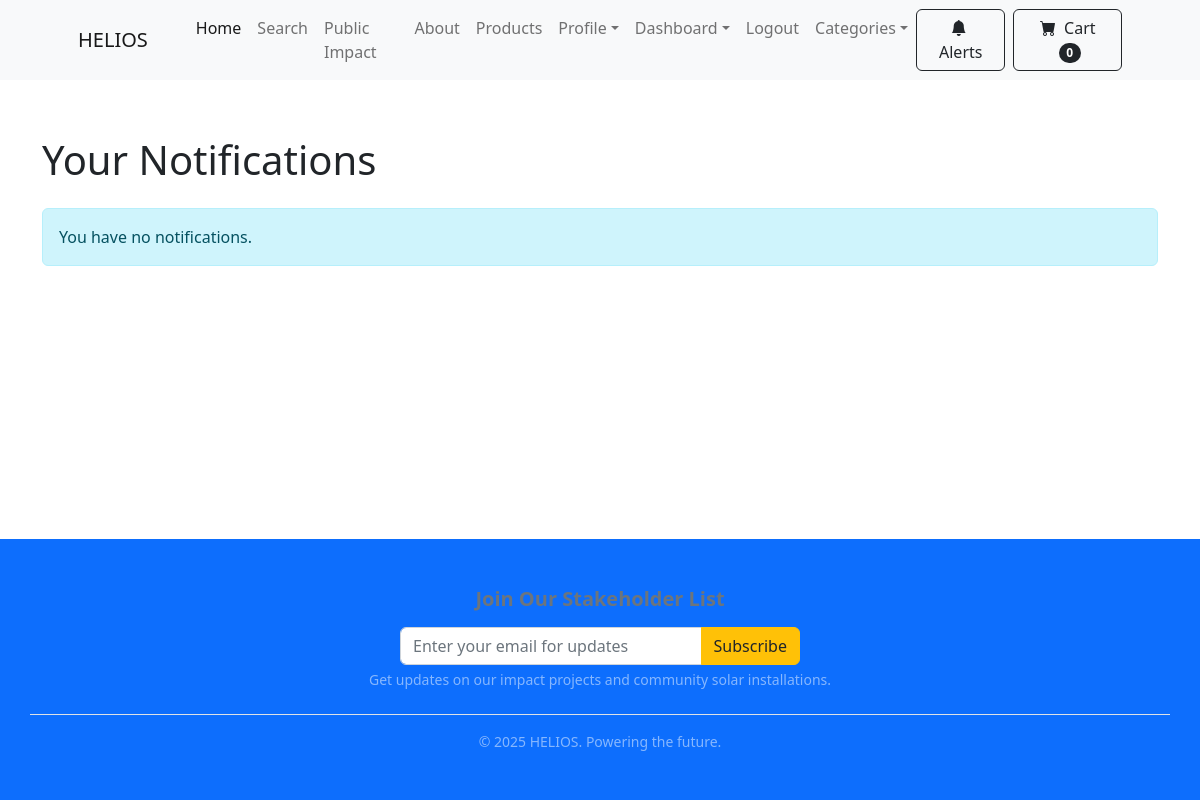
/notifications/ (signed in), run on an earlier commit of the app's database.
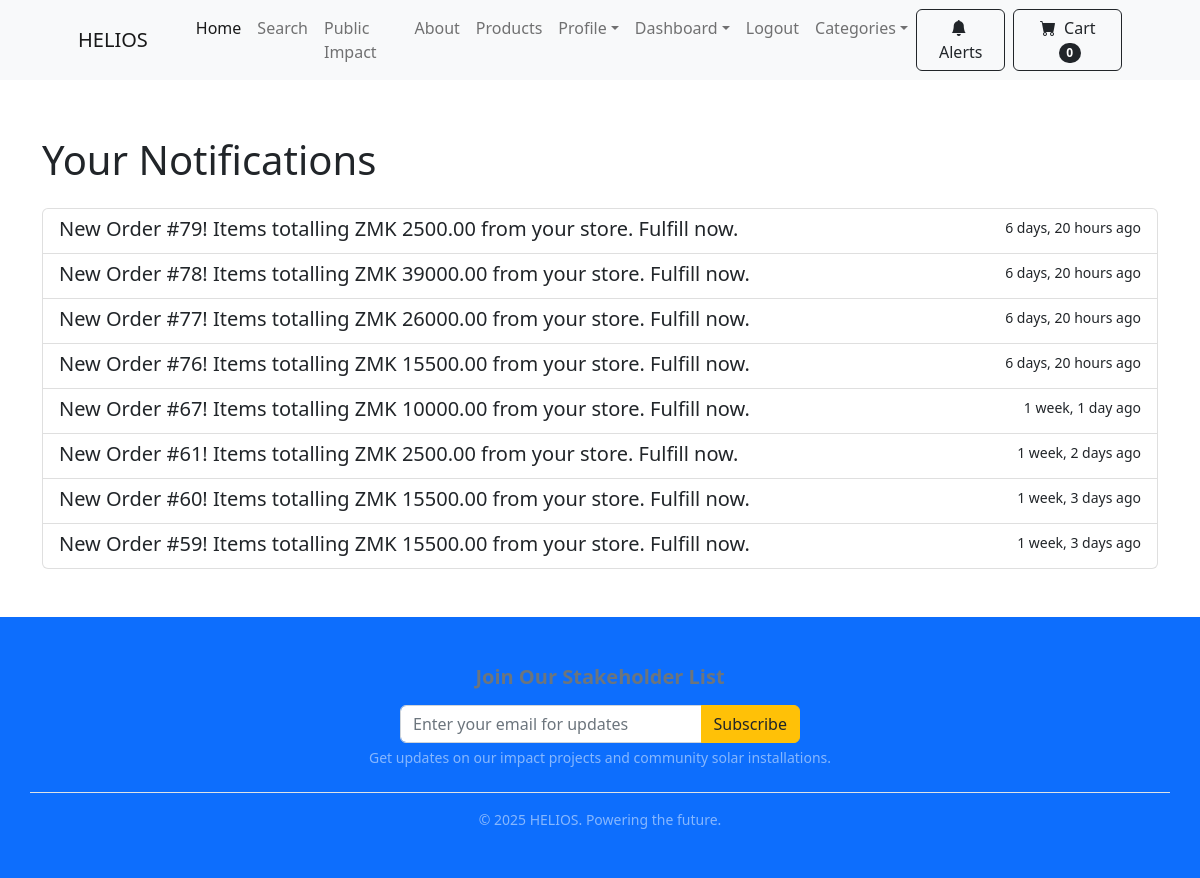
And on a later commit of the database.
### payment/models.py (models this page shows, shortened)
class Notification(models.Model):
    user = models.ForeignKey(settings.AUTH_USER_MODEL, on_delete=models.CASCADE, related_name='notifications')
    message = models.CharField(max_length=255)
    order_id = models.IntegerField(null=True, blank=True)
    is_read = models.BooleanField(default=False)
    created_at = models.DateTimeField(default=timezone.now)
    class Meta:
        ordering = ['-created_at']
        verbose_name = "Internal Notification"
        verbose_name_plural = "Internal Notifications"

### store/views.py (the view)
# urls.py: path('notifications/', views.notifications_list_view, name='user_notifications_list'), # <-- RENAMED
@login_required
def notifications_list_view(request):
    user_notifications = Notification.objects.filter(user=request.user).order_by('-created_at')
    Notification.objects.filter(user=request.user, is_read=False).update(is_read=True)
    return render(request, 'store/notifications_list.html', {'notifications': user_notifications})

### payment/forms.py
class NewsletterSubscriberForm(forms.ModelForm):
    class Meta:
        model = NewsletterSubscriber
        fields = ['email'] # We only require the email address
        widgets = {
            'email': forms.EmailInput(attrs={
                'class': 'form-control',
                'placeholder': 'Enter your email for updates'
            })
        }

### cart/cart.py (called while the page is built)
    def __len__(self):
        return len(self.cart)

### cart/context_processors.py (called while the page is built)
def cart(request):
    return {'cart': Cart(request)}

### ecom/context_processors.py (called while the page is built)
def newsletter_form(request):
    if getattr(request, 'disable_newsletter', False):
        return {
            'newsletter_form': None,
        }
    return {
        'newsletter_form': NewsletterSubscriberForm(),
    }

### store/templates/store/notifications_list.html (shortened to what this page needs)
{% extends 'base.html' %}
{% load static %}
{% block content %}
<div class="container my-5">
    <h1 class="mb-4">Your Notifications</h1>
    {% if notifications %}
        <div class="list-group">
            {% for notification in notifications %}
                {% if notification.order_id %}
                    {% url 'admin:payment_order_change' notification.order_id as link_url %}
                {% else %}
                    {% url 'seller_dashboard' as link_url %}
                {% endif %}
                <a href="{{ link_url }}" class="list-group-item list-group-item-action {% if not notification.is_read %}list-group-item-warning{% endif %}">
                    <div class="d-flex w-100 justify-content-between">
                        <h5 class="mb-1">{{ notification.message }}</h5>
                        <small>{{ notification.created_at|timesince }} ago</small>
                    </div>
                </a>
            {% endfor %}
        </div>
    {% else %}
        <div class="alert alert-info" role="alert">
            You have no notifications.
        </div>
    {% endif %}
</div>
{% endblock %}

What changed in the data, as far as the page shows it:
added Notification: message "New Order #79! Items totalling ZMK 2500.00 from your store. Fulfill now.", created_at "6 days, 20 hours"
added Notification: message "New Order #78! Items totalling ZMK 39000.00 from your store. Fulfill now.", created_at "6 days, 20 hours"
added Notification: message "New Order #77! Items totalling ZMK 26000.00 from your store. Fulfill now.", created_at "6 days, 20 hours"
added Notification: message "New Order #76! Items totalling ZMK 15500.00 from your store. Fulfill now.", created_at "6 days, 20 hours"
added Notification: message "New Order #67! Items totalling ZMK 10000.00 from your store. Fulfill now.", created_at "1 week, 1 day"
added Notification: message "New Order #61! Items totalling ZMK 2500.00 from your store. Fulfill now.", created_at "1 week, 2 days"
added Notification: message "New Order #60! Items totalling ZMK 15500.00 from your store. Fulfill now.", created_at "1 week, 3 days"
added Notification: message "New Order #59! Items totalling ZMK 15500.00 from your store. Fulfill now.", created_at "1 week, 3 days"
Also different on the page:
text no longer shown: "You have no notifications."
